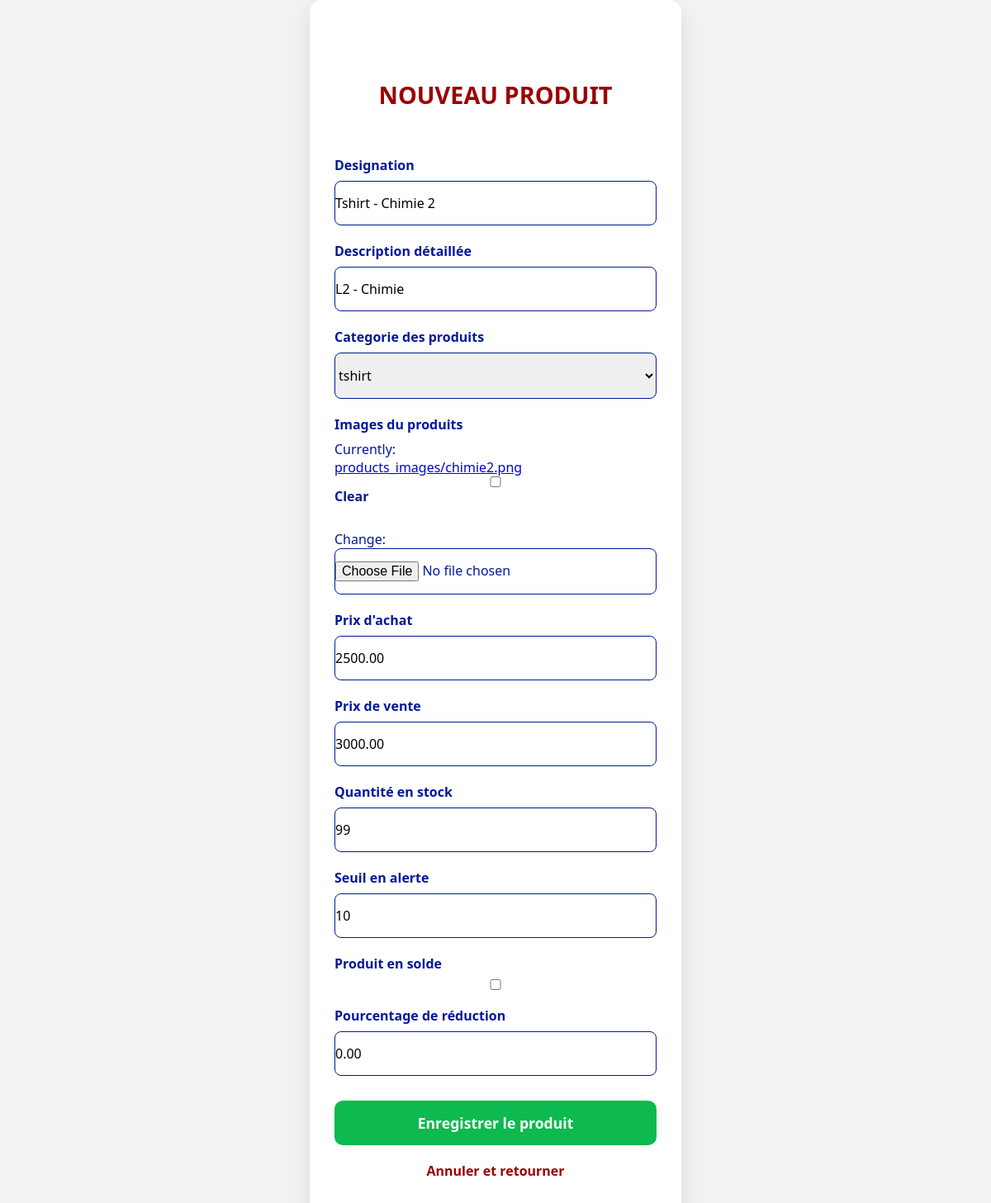
Page /produits/modifier/tshirt2/ on the committed database.
### products/models.py (models this page shows, shortened)
class Product(models.Model):
    CATEGORIE = [
        ('TSHIRT','tshirt'),
        ('BASQUET', 'basquet'),
        ('ORDINATEUR', 'ordinateur'),
        ('AUTRE', 'autre'),
    ]
    designation = models.CharField(max_length=50)
    slug = models.SlugField(unique=True, blank=True, null=True, max_length=100)
    categorie = models.CharField(max_length=10, choices=CATEGORIE, default='TSHIRT', verbose_name="Categorie des produits")
    description = models.CharField(max_length=255, blank=True, null=True, verbose_name="Description détaillée")
    image = models.ImageField(upload_to="products_images", blank=True, null=True, verbose_name="Images du produits")
    prix_achat = models.DecimalField(max_digits=10, decimal_places=2, blank=True, null=True, verbose_name="Prix d'achat")
    prix_vente = models.DecimalField(max_digits=10, decimal_places=2,blank=True, null=True, verbose_name="Prix de vente")
    quantite_stock = models.IntegerField(default=0, verbose_name="Quantité en stock")
    stock_alerte = models.IntegerField(default=10, verbose_name="Seuil en alerte")
    en_solde = models.BooleanField(default=False, verbose_name="Produit en solde")
    pourcentage_solde = models.DecimalField(max_digits=4, decimal_places=2, default=0.0, verbose_name="Pourcentage de réduction")
    def alerte(self):
        return self.quantite_stock <= self.stock_alerte

### products/views.py (the view)
# urls.py: path('produits/modifier/<str:slug>/', views.modifier_produit, name='modifier_produit'),
def modifier_produit(request, slug):
    product = get_object_or_404(Product, slug=slug)
    if request.method == 'POST':
        form = ProductForm(request.POST, request.FILES, instance=product)
        if form.is_valid():
            form.save()
            return redirect('produits')
    else:
            form = ProductForm(instance=product)
    return render(request, 'post/ajout_produit.html', {'form': form, 'modifier': True})

### products/forms.py
class ProductForm(forms.ModelForm):
    class Meta:
        model = Product
        fields = [
            'designation',
            'description',
            'categorie',
            'image',
            "prix_achat",
            "prix_vente",
            "quantite_stock",
            "stock_alerte",
            "en_solde",
            "pourcentage_solde",
        ]

### products/templates/post/ajout_produit.html (shortened to what this page needs)
<!DOCTYPE html>
<html lang="fr">
<head>
</head>
<body>
    <div class="principale">
        <h1>Nouveau produit</h1>
        <div class="form">
            <form method="post" enctype="multipart/form-data">
                {% for field in form %}
                    <div class="formulaire">
                        <label>{{ field.label }}</label>
                        {{ field }}
                    </div>
                {% endfor %}
                <button type="submit">Enregistrer le produit</button>
            </form>
        </div>
        <a href="{% url 'produits' %}" class="btn-back">Annuler et retourner</a>
    </div>
</body>
</html>

### products/templates/post/ajout_produit.html (style rules this page uses)
* { margin: 0; padding: 0; font-family: 'Segoe UI', Roboto, sans-serif; box-sizing: border-box; }
body { background-color: #f2f2f2ff; display: flex; justify-content: center; align-items: center; min-height: 100vh; }
.principale { background-color: white; color: #01189bff; padding: 70px 30px; width: 100%; max-width: 450px; border-radius: 15px; box-shadow: 0 10px 25px rgba(0,0,0,0.1); }
h1 { text-align: center; text-transform: uppercase; font-weight: 800; padding: 25px 0; font-size: 1.8em; margin-bottom: 30px; color: #9b0101ff; }
.formulaire { margin-bottom: 20px; display: flex; justify-content: space-between; flex-direction: column; }
.formulaire label { font-weight: 700; margin-bottom: 8px; }
.formulaire input, .formulaire select, .formulaire textarea { padding: 15px 0px; width: 100%; border: 1px solid #01189bff; border-radius: 8px; font-size: 1rem; transition: border-color 0.3s; }
button { width: 100%; background-color: #0eb950ff; color: white; padding: 15px; border: none; border-radius: 10px; font-size: 1.1em; font-weight: 700; cursor: pointer; transition: all 0.3s ease; margin-top: 10px; }
.btn-back { display: block; text-align: center; margin-top: 20px; text-decoration: none; color: #9b0101ff; font-weight: 600; }

### rows in the picture
Product: form "Tshirt - Chimie 2" "L2 - Chimie" "tshirt" "2500.00" "3000.00" "99" "10" "0.00"

### other values in the picture
{{ field.label }} "Designation" "Description détaillée" "Categorie des produits" "Images du produits" "Prix d'achat" "Prix de vente" "Quantité en stock" "Seuil en alerte" "Produit en solde" "Pourcentage de réduction"
